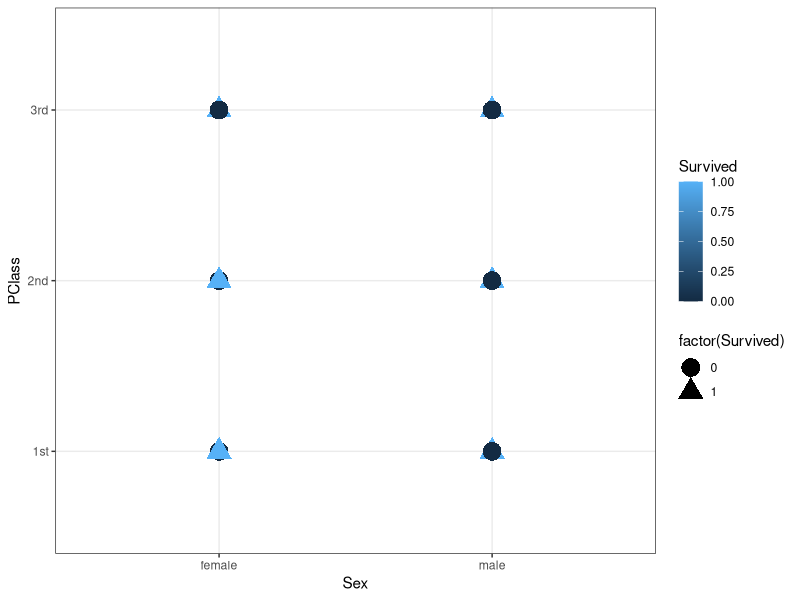
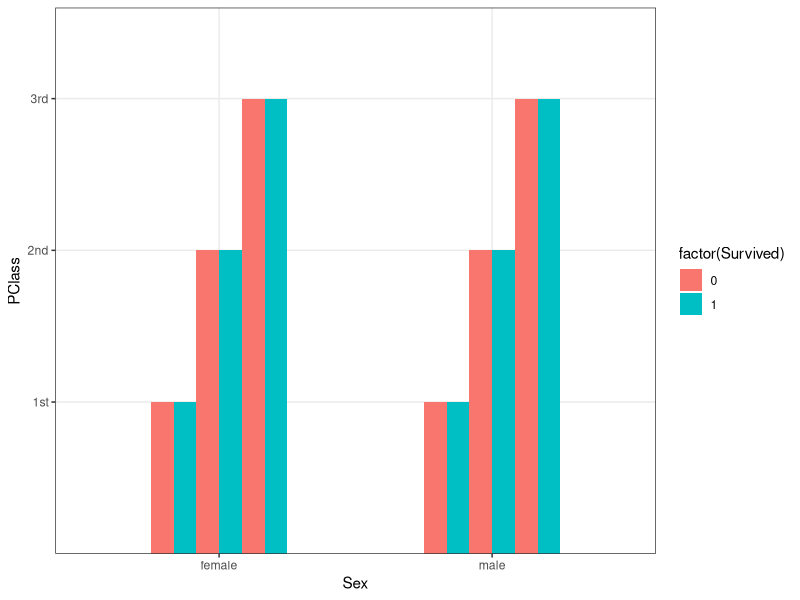
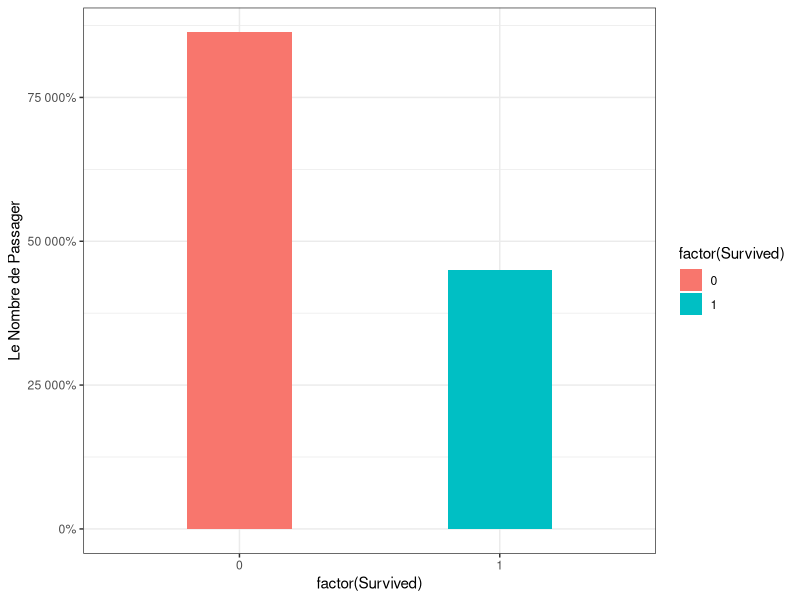
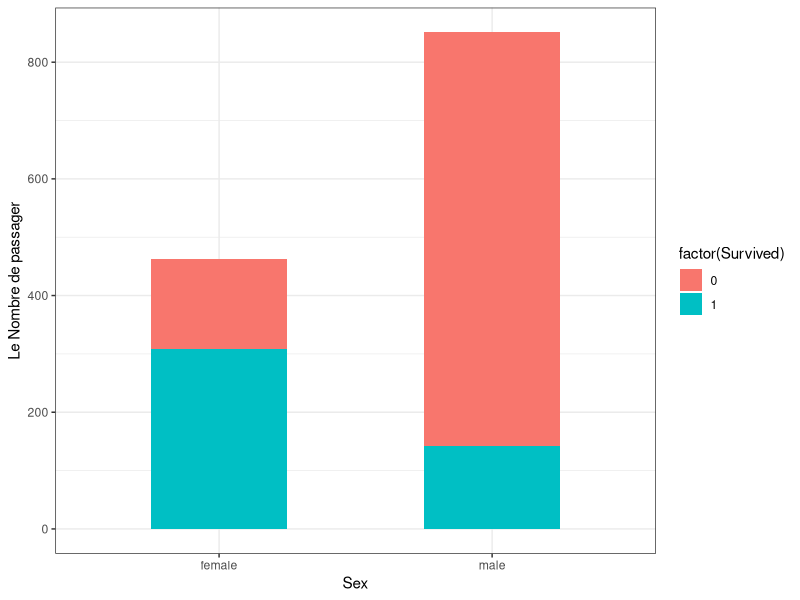
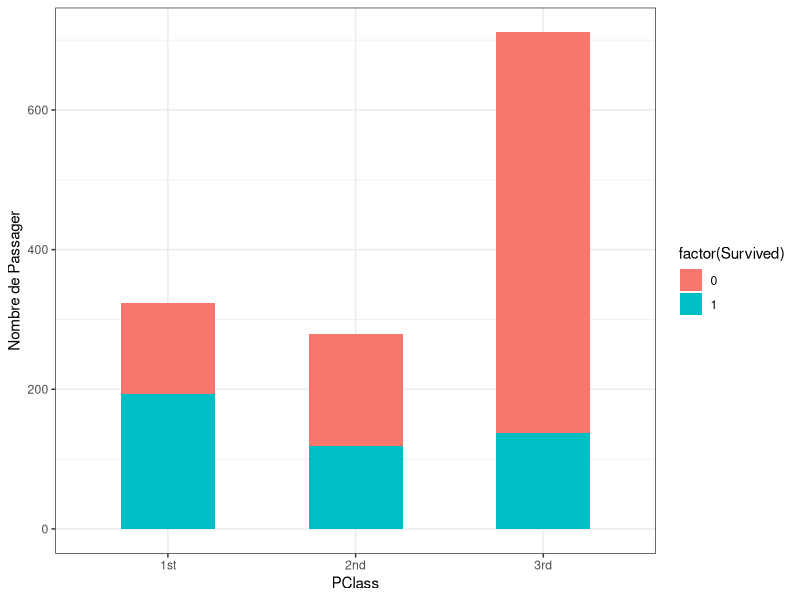
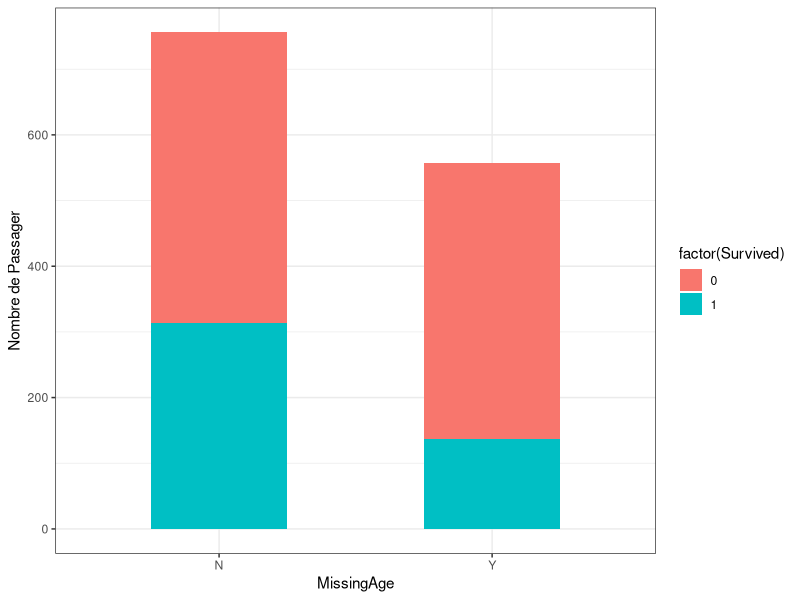
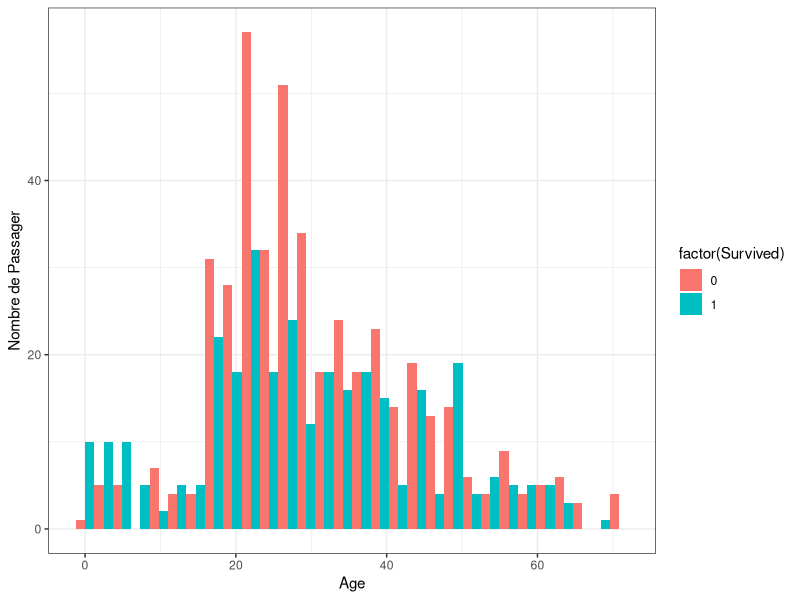
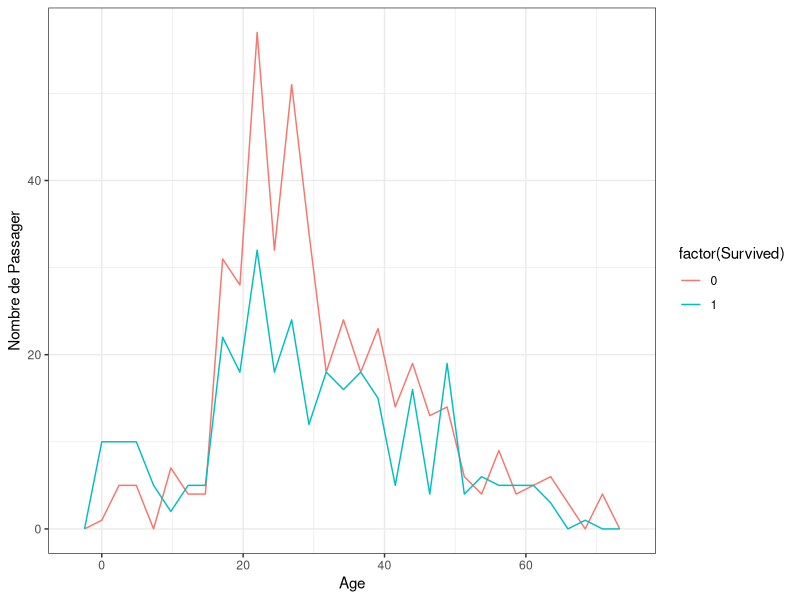

Source code (R) for these figures, in order:
## ---- chunk 1
knitr::opts_chunk$set(echo = TRUE)
## ---- chunk 2
#Package
library(dplyr);
library(ggplot2);
library(gridExtra);
library(scales);
## ---- chunk 3
df <- read.csv("titanic.csv", head=TRUE )
head(df)
## ---- chunk 4
summary(df$Age)
## ---- chunk 5
df$MissingAge<- ifelse(is.na(df$Age),"Y","N")
## ---- chunk 6
survie <- ggplot(df, aes(x=Sex, y=PClass, colour=Survived, shape=factor(Survived)) )+
theme_bw()

## ---- chunk 7
survie <- survie + geom_point(size=6)
print(survie)

## ---- chunk 8
survie <- ggplot(df, aes(x=Sex, y=PClass, fill=factor(Survived)) ) +geom_histogram(stat='identity', position='dodge',width=.5)
survie <- survie +theme_bw()
print(survie)
## ---- chunk 9
 # Calcul de nombre de survivant du titanic
  ggplot(df, aes(x=factor(Survived), fill=factor(Survived))) +
  theme_bw()+
  geom_bar(aes(y = (..count..)/sum(..count..))) +
  scale_y_continuous(labels = percent) +
  geom_bar(width=.4)+
  labs(y="Le Nombre de Passager")

## ---- chunk 10
# Pourcentage de survivant du Titanic
  prop.table(table(df$Sex,df$Survived))
# Survivants : 447 personnes
## Homme :
## Femme :
# Morts : 866 personnes
## Homme :
## Femme :
## ---- chunk 11
# Pourcentage de survivant du Titanic
  prop.table(table(df$PClass,df$Survived))
# Survivants : 447 personnes
## Homme :
## Femme :
# Morts : 866 personnes
## Homme :
## Femme :

## ---- chunk 12
# Pourcentage de survivant du Titanic
  prop.table(table(df$Sex,df$PClass,df$Survived))
# Survivants : 447 personnes
# Morts : 866 personnes
# Femmes :302
# Hommes : 145
## ---- chunk 13
  ggplot(df, aes(x = Sex, fill=factor(Survived))) +
  theme_bw()+
  geom_bar(width = .5)+
  labs(y="Le Nombre de passager")
## ---- chunk 14
  ggplot(df, aes(x=PClass, fill=factor(Survived))) +
  theme_bw()+
  geom_bar(width=.5)+
  labs(y="Nombre de Passager")
## ---- chunk 15
  ggplot(df, aes(x=MissingAge, fill=factor(Survived))) +
  theme_bw()+
  geom_bar(width = .5)+
  labs(y="Nombre de Passager")
## ---- chunk 16
  ggplot(df, aes(x=Age, fill=factor(Survived))) +
  theme_bw()+
  geom_histogram(position="dodge")+
  labs(y="Nombre de Passager")
## ---- chunk 17
  ggplot(df, aes(x=Age, colour=factor(Survived))) +
  theme_bw()+
  geom_freqpoly()+
  labs(y="Nombre de Passager")
